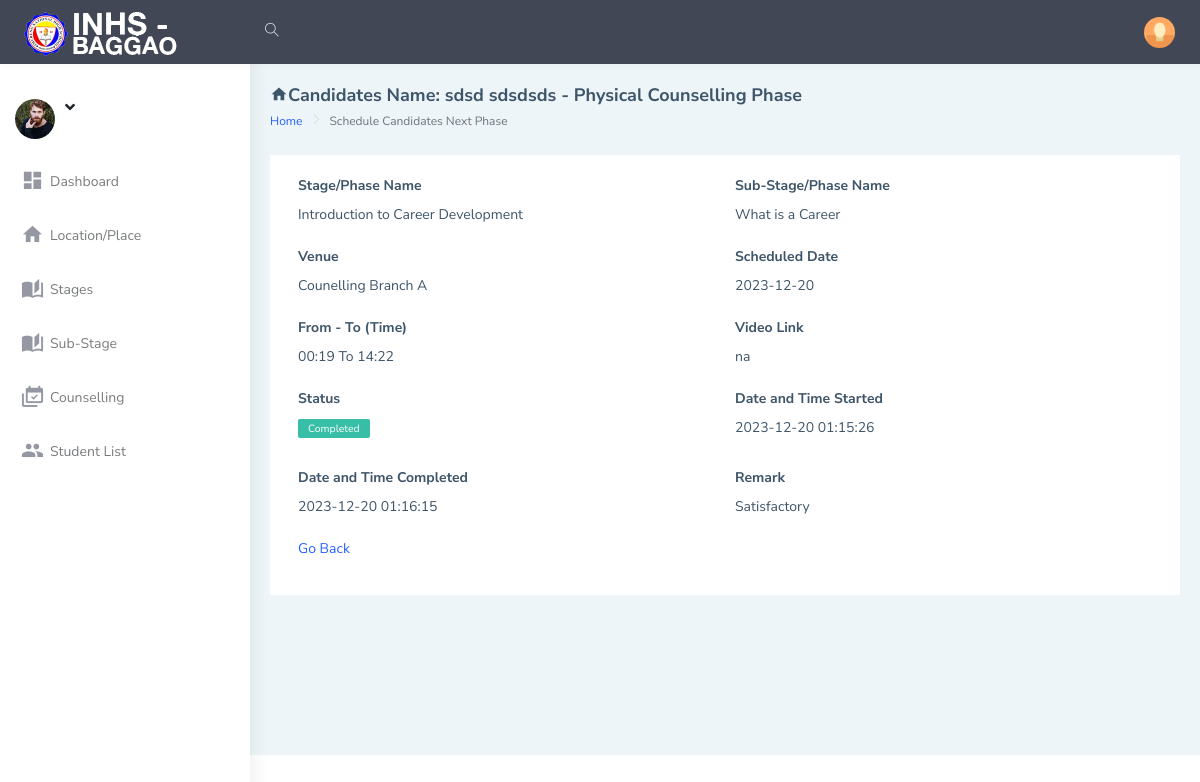
/admin/fullDetails.php?viewid=7, run on the app's committed database.
### tables this page shows
CREATE TABLE `substagetracker_tbl` (
  `id` int(10) NOT NULL,
  `userId` varchar(20) DEFAULT NULL,
  `stageId` varchar(20) DEFAULT NULL,
  `subStageId` varchar(20) DEFAULT NULL,
  `venue` text DEFAULT NULL,
  `scheduleDate` varchar(50) DEFAULT NULL,
  `fromTime` varchar(20) DEFAULT NULL,
  `toTime` varchar(20) DEFAULT NULL,
  `videoLink` text DEFAULT NULL,
  `status` varchar(50) DEFAULT NULL,
  `dateStarted` varchar(255) NOT NULL,
  `dateCompleted` text DEFAULT NULL,
  `remark` text DEFAULT NULL,
  `dateCreated` varchar(50) DEFAULT NULL
);

CREATE TABLE `users_tbl` (
  `id` int(10) NOT NULL,
  `firstName` varchar(50) DEFAULT NULL,
  `lastName` varchar(50) DEFAULT NULL,
  `emailAddress` varchar(50) DEFAULT NULL,
  `password` varchar(20) DEFAULT NULL,
  `phoneNo` varchar(20) DEFAULT NULL,
  `address` text DEFAULT NULL,
  `dob` varchar(20) DEFAULT NULL,
  `gender` varchar(10) DEFAULT NULL,
  `hobbies` text DEFAULT NULL,
  `course` varchar(50) DEFAULT NULL,
  `qualification` varchar(50) DEFAULT NULL,
  `qualificationGrade` varchar(50) DEFAULT NULL,
  `skills` text DEFAULT NULL,
  `scheduleTypeId` varchar(10) DEFAULT NULL,
  `dateCreated` varchar(20) DEFAULT NULL
);

CREATE TABLE `scheduletype_tbl` (
  `id` int(10) NOT NULL,
  `typeName` varchar(20) DEFAULT NULL
);

CREATE TABLE `stages_tbl` (
  `id` int(10) NOT NULL,
  `stageNo` varchar(10) DEFAULT NULL,
  `stageName` varchar(255) DEFAULT NULL,
  `description` text DEFAULT NULL,
  `remarks` text DEFAULT NULL,
  `objectives` text DEFAULT NULL,
  `material` text DEFAULT NULL,
  `videoLink` text DEFAULT NULL,
  `dateCreated` varchar(20) DEFAULT NULL
);

CREATE TABLE `substage_tbl` (
  `id` int(10) NOT NULL,
  `stageId` varchar(10) DEFAULT NULL,
  `subStageNo` varchar(10) DEFAULT NULL,
  `subStageName` varchar(255) DEFAULT NULL,
  `description` text DEFAULT NULL,
  `remark` text DEFAULT NULL,
  `objectives` text DEFAULT NULL,
  `dateCreated` varchar(20) DEFAULT NULL
);

### admin/fullDetails_action.php (called while the page is built)
<?php
include('includes/dbconnection.php');
if(isset($_GET["viewid"]) && $_GET["viewid"] != "")
{
    $viewid = $_GET["viewid"];
    $que=mysqli_query($con,"SELECT substagetracker_tbl.id, substagetracker_tbl.userId,substagetracker_tbl.stageId,
    substagetracker_tbl.subStageId,substagetracker_tbl.venue,substagetracker_tbl.scheduleDate,substagetracker_tbl.fromTime,
    substagetracker_tbl.toTime,substagetracker_tbl.videoLink,substagetracker_tbl.status,
    substagetracker_tbl.dateStarted,substagetracker_tbl.dateCompleted,substagetracker_tbl.remark,
    users_tbl.firstName,users_tbl.lastName,stages_tbl.stageName,stages_tbl.stageNo,
    substage_tbl.subStageName,substage_tbl.subStageNo
    from substagetracker_tbl
    INNER JOIN stages_tbl ON stages_tbl.id = substagetracker_tbl.stageId
    INNER JOIN users_tbl ON users_tbl.id = substagetracker_tbl.userId
    INNER JOIN substage_tbl ON substage_tbl.id = substagetracker_tbl.subStageId
    where substagetracker_tbl.id = '$viewid'");
    $retd=mysqli_fetch_array($que);
    if($retd > 0){
        $userId = $retd['userId'];
        $stageId = $retd['stageId'];
        $fullName = $retd['firstName'].' '.$retd['lastName'];
        $stageName = $retd['stageName'];
        $subStageName = $retd['subStageName'];
        $venue = $retd['venue'];
        $scheduleDate = $retd['scheduleDate'];
        $fromTime = $retd['fromTime'];
        $toTime = $retd['toTime'];
        $videoLink = $retd['videoLink'];
        $status = $retd['status'];
        $dateStarted = $retd['dateStarted'];
        $dateCompleted = $retd['dateCompleted'];
        $remark = $retd['remark'];
        $queet=mysqli_query($con,"select users_tbl.id,users_tbl.firstName,users_tbl.lastName, scheduletype_tbl.typeName
        from users_tbl
        INNER JOIN scheduletype_tbl ON scheduletype_tbl.id = users_tbl.scheduleTypeId
        where users_tbl.id ='$userId'");
        $tt=mysqli_fetch_array($queet);
        if($tt > 0){
            $scheduleType = $tt['typeName'];
        }
    }
}
else{
    echo "<script type = \"text/javascript\">
    window.location = (\"allCandidates.php\");
    </script>";
}
?>

### admin/fullDetails.php (the view, shortened to what this page needs)
<!DOCTYPE html>
<html dir="ltr" lang="en">
<?php
include('includes/session.php');
include('fullDetails_action.php');
include('includes/header.php');
?>
<body>
    <div id="main-wrapper" data-layout="vertical" data-navbarbg="skin5" data-sidebartype="full"
        data-sidebar-position="absolute" data-header-position="absolute" data-boxed-layout="full">
        <?php include 'includes/topbar.php'?>
        <?php include 'includes/sidebar.php'?>
        <div class="page-wrapper">
            <div class="page-breadcrumb">
                <div class="row align-items-center">
                    <div class="col-10">
                        <h4 class="page-title"><i class="mdi mdi-home"></i>Candidates Name: <?php echo $fullName;?> - <?php echo $scheduleType;?> Counselling Phase</h4>
                        <div class="d-flex align-items-center">
                            <nav aria-label="breadcrumb">
                                <ol class="breadcrumb">
                                    <li class="breadcrumb-item"><a href="#">Home</a></li>
                                    <li class="breadcrumb-item active" aria-current="page">Schedule Candidates Next Phase</li>
                                </ol>
                            </nav>
                        </div>
                    </div>
                </div>
            </div>
            <div class="container-fluid">
                <div class="row">
                    <div class="col-lg-12">
                        <div class="card">
                            <div class="card-body">
                                <form class="form-horizontal form-material mx-2" method="post">
                                    <div class="form-group">
                                        <div class="col-md-12">
                                            <div class="row">
                                                <div class="col-md-6">
                                                    <label><b>Stage/Phase Name</b></label><br>
                                                    <?php echo $stageName;?>
                                                </div>
                                                <div class="col-md-6">
                                                    <label><b>Sub-Stage/Phase Name</b></label><br>
                                                    <?php echo $subStageName;?>
                                                </div>
                                            </div>
                                            <br>
                                            <div class="row">
                                                <div class="col-md-6">
                                                    <label><b>Venue</b></label><br>
                                                    <?php echo $venue;?>
                                                </div>
                                                <div class="col-md-6">
                                                    <label><b>Scheduled Date</b></label><br>
                                                    <?php echo $scheduleDate;?>
                                                </div>
                                            </div>
                                            <br>
                                            <div class="row">
                                                <div class="col-md-6">
                                                    <label><b>From - To (Time)</b></label><br>
                                                    <?php echo $fromTime;?> To <?php echo $toTime;?>
                                                </div>
                                                <div class="col-md-6">
                                                    <label><b>Video Link</b></label><br>
                                                    <?php echo $videoLink;?>
                                                </div>
                                            </div>
                                            <br>
                                            <div class="row">
                                                <div class="col-md-6">
                                                    <label ><b>Status</b></label><br>
                                                    <?php if($status == 'InProgress'){echo '<label class="label label-info">'.$status.'</label>';}
                                                    else{echo '<label class="label label-success">'.$status.'</label>';}?>
                                                </div>
                                                <div class="col-md-6">
                                                    <label><b>Date and Time Started</b></label><br>
                                                    <?php echo $dateStarted;?>
                                                </div>
                                            </div>
                                            <br>
                                            <div class="row">
                                                <div class="col-md-6">
                                                    <label><b>Date and Time Completed</b></label><br>
                                                    <?php echo $dateCompleted;?>
                                                </div>
                                                <div class="col-md-6">
                                                    <label><b>Remark</b></label><br>
                                                    <?php echo $remark;?>
                                                </div>
                                            </div>
                                            <br>
                                            <div class="row">
                                                <div class="col-md-6">
                                                    <a href="schedule2.php?stageid=<?php echo $stageId;?>&cid=<?php echo $userId;?>">Go Back</a>
                                                </div>
                                            </div>
                                        </div>
                                    </div>
                                </form>
                            </div>
                        </div>
                    </div>
                </div>
                </div>
            </div>
        </div>
</body>
</html>

### data on the page
substagetracker_tbl: users_tbl.firstName+lastName "sdsd sdsdsds", stages_tbl.stageName "Introduction to Career Development", substage_tbl.subStageName "What is a Career", venue "Counelling Branch A", scheduleDate "2023-12-20", fromTime "00:19", toTime "14:22", videoLink "na", status "Completed", dateStarted "2023-12-20 01:15:26", dateCompleted "2023-12-20 01:16:15", remark "Satisfactory"
users_tbl: scheduletype_tbl.typeName "Physical"
